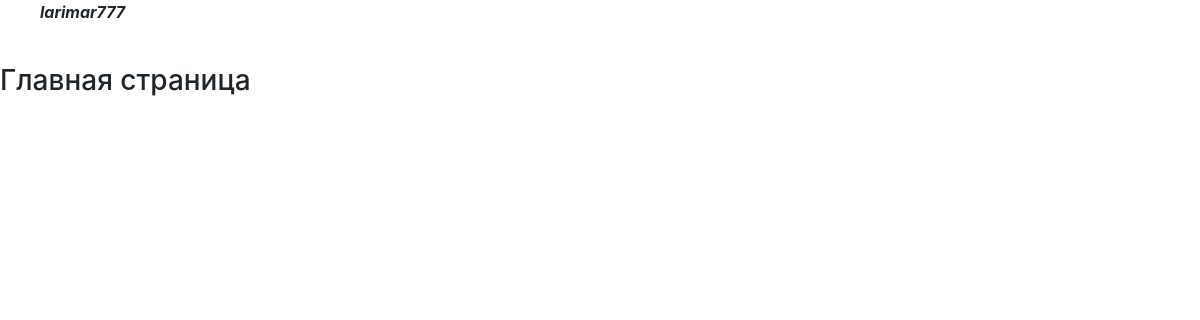
Before: / (signed in) with the older database file.
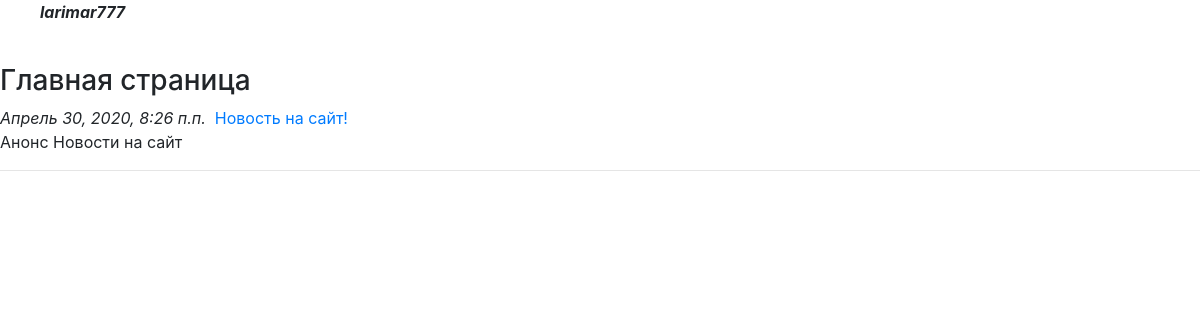
After: the same page with the newer database file.
### companies/models.py (models this page shows, shortened)
class Content(models.Model):
    name = models.CharField("Заголовок", max_length=1024)
    announcement = models.TextField("Анонс", max_length=10240, blank=True, null=True)
    description = RichTextUploadingField("Текст", blank=True, null=True)
    datebegin = models.DateTimeField("Начало")
    dateend = models.DateTimeField("Окончание")
    is_ontop = models.BooleanField("Всегда наверху", default=False)
    type = models.ForeignKey('Dict_ContentType', limit_choices_to={'is_active':True}, on_delete=models.CASCADE, related_name='content_type', verbose_name="Тип")
    company = models.ManyToManyField('Company', related_name='content_companies', verbose_name="Организации")
    datecreate = models.DateTimeField("Создан", auto_now_add=True)
    author = models.ForeignKey('auth.User', on_delete=models.CASCADE, verbose_name="Автор")
    place = models.ForeignKey('Dict_ContentPlace', limit_choices_to={'is_active':True}, on_delete=models.CASCADE, related_name='content_place', verbose_name="Место")
    is_active = models.BooleanField("Активность", default=True)
    class Meta:
        ordering = ('-is_ontop','-id')
        verbose_name = 'Контент'
        verbose_name_plural = 'Контент'

### companies/views.py (the view)
# urls.py: path('', publiccontents, name = 'index'),
def publiccontents(request):
    template_name = 'index.html'
    content_list = Content.objects.filter(is_active=True, datebegin__lte=datetime.now(), dateend__gte=datetime.now(), company__is_active=True, place__is_active=True, place_id=1).annotate(cnt=Count('id'))
    return render(request, template_name, {
                              'content_list': content_list,
                                            })

### templates/index.html
{% extends 'base.html' %}
{% block public_content %}
   <h3>Главная страница</h3>
   <div class="content-entry">
       {% for content in content_list %}
              <em>{{ content.datecreate }}</em>&nbsp;
              <a href="{% url 'my_company:content_detail' content.pk %}">{{ content.name }}</a><br />
              {% if content.announcement %}
                 {{ content.announcement }}
              {% else %}
                 <p><div>{% autoescape off %}{{ content.description }}{% endautoescape %}</div></p>
              {% endif %}
              <hr>
       {% endfor %}
   </div>
   <p>&nbsp;</p>
{% endblock %}

Changed rows visible on the page:
now on this page (row edited): Content: datecreate "Апрель 30, 2020, 8:26 п.п.", name "Новость на сайт!", announcement "Анонс Новости на сайт"
